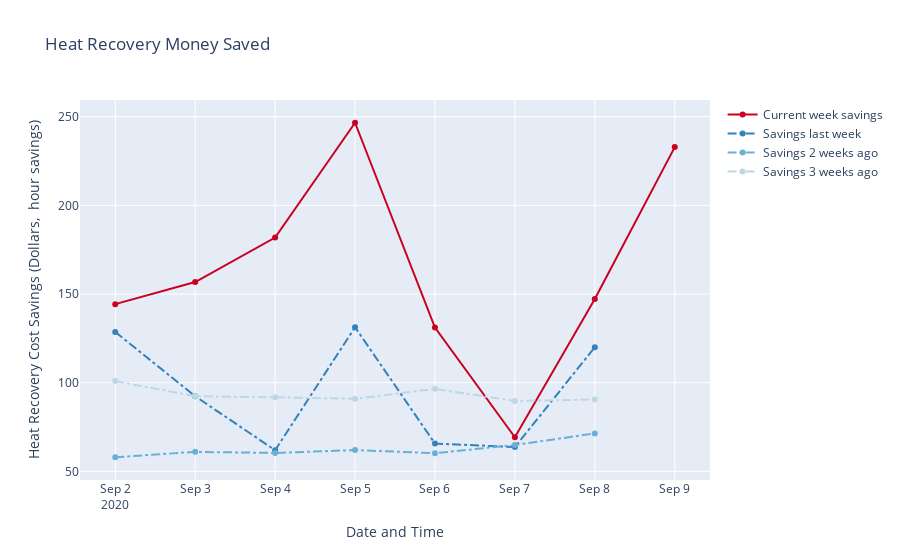

The notebook cell saved with this chart:
### Code cell
fuel_price_df = get_fuel_df('city-util/proc/city.pkl')
fuel_price_df = fuel_price_df.loc[fuel_price_df['Name'] == current_building_name]
fuel_price=fuel_price_df.iloc[0]['GasPrice']
if (math.isnan(fuel_price)):
    if current_building_name in fuel_price_Dict:
        fuel_price = fuel_price_Dict[current_building_name]
if (not math.isnan(fuel_price)):
    cost_per_kbtu= fuel_price/(kbtu_per_gallon_oil*boiler_efficiency)
    this_week = go.Scatter(x = current_week_w_day_avgs.datetime_col,
                       y = cost_per_kbtu*averaging_time_length * current_week_w_day_avgs.heat_flow,
                       line = dict(color = '#ca0020'),
                       name='Current week savings')

    last_week = go.Scatter(x = last_week_df.adjusted_datetime_col,
                          y = cost_per_kbtu*averaging_time_length * last_week_df.heat_flow,
                           line = dict(dash = 'dashdot',
                                       color = '#3182bd'),
                           name = "Savings last week")

    two_weeks_ago = go.Scatter(x = two_weeks_ago_df.adjusted_datetime_col,
                              y = cost_per_kbtu*averaging_time_length * two_weeks_ago_df.heat_flow,
                               line = dict(dash = 'dashdot',
                                           color = '#6baed6'),
                               name = "Savings 2 weeks ago")

    three_weeks_ago = go.Scatter(x = three_weeks_ago_df.adjusted_datetime_col,
                                y = cost_per_kbtu*averaging_time_length * three_weeks_ago_df.heat_flow,
                                 line = dict(dash = 'dashdot',
                                             color = '#bdd7e7'),
                                name = "Savings 3 weeks ago")

    layout = dict(title = 'Heat Recovery Money Saved',
                  xaxis = dict(title='Date and Time'),
                  yaxis = dict(title='Heat Recovery Cost Savings (Dollars, ' + str() + ' hour savings)')
                 )

    data = [this_week, last_week, two_weeks_ago, three_weeks_ago]

    fig = go.Figure(dict(data=data, layout=layout))

    fig.show()

### Figure 1 — Plotly figure (JSON) as saved in the notebook; plotly's stock layout.template omitted (floating-point values rounded to 4 significant figures)
{"data": [{"line": {"color": "#ca0020"}, "name": "Current week savings", "type": "scatter", "x": ["2020-09-02T00:00:00", "2020-09-03T00:00:00", "2020-09-04T00:00:00", "2020-09-05T00:00:00", "2020-09-06T00:00:00", "2020-09-07T00:00:00", "2020-09-08T00:00:00", "2020-09-09T00:00:00"], "y": [144.3, 156.8, 181.9, 246.6, 131.1, 69.21, 147.2, 232.9]}, {"line": {"color": "#3182bd", "dash": "dashdot"}, "name": "Savings last week", "type": "scatter", "x": ["2020-09-02T00:00:00", "2020-09-03T00:00:00", "2020-09-04T00:00:00", "2020-09-05T00:00:00", "2020-09-06T00:00:00", "2020-09-07T00:00:00", "2020-09-08T00:00:00"], "y": [128.6, 92.37, 61.91, 131.3, 65.67, 63.7, 120.0]}, {"line": {"color": "#6baed6", "dash": "dashdot"}, "name": "Savings 2 weeks ago", "type": "scatter", "x": ["2020-09-02T00:00:00", "2020-09-03T00:00:00", "2020-09-04T00:00:00", "2020-09-05T00:00:00", "2020-09-06T00:00:00", "2020-09-07T00:00:00", "2020-09-08T00:00:00"], "y": [57.95, 60.98, 60.37, 61.99, 60.21, 64.89, 71.36]}, {"line": {"color": "#bdd7e7", "dash": "dashdot"}, "name": "Savings 3 weeks ago", "type": "scatter", "x": ["2020-09-02T00:00:00", "2020-09-03T00:00:00", "2020-09-04T00:00:00", "2020-09-05T00:00:00", "2020-09-06T00:00:00", "2020-09-07T00:00:00", "2020-09-08T00:00:00"], "y": [100.9, 92.4, 91.79, 90.88, 96.52, 89.7, 90.51]}], "layout": {"title": {"text": "Heat Recovery Money Saved"}, "xaxis": {"title": {"text": "Date and Time"}}, "yaxis": {"title": {"text": "Heat Recovery Cost Savings (Dollars,  hour savings)"}}}}
